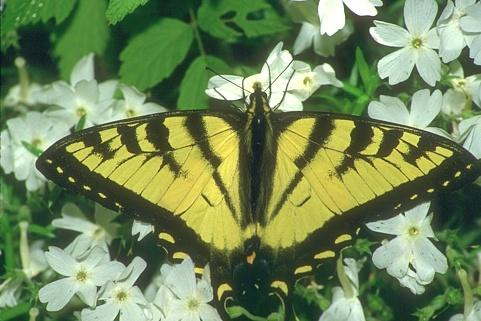
%> input picture color images/butterfly.jpg, 481 x 321 px
$ octave butterfly_script.m   (GNU Octave 9; MATLAB toolbox functions it lacks are replaced by stand-ins)
%> lines starting %> are read from the running program, lines starting %| are printed output that depends on the picture
### utils/rescale_image.m
function h = rescale_image(F)

%rescale image values to be between 0 and 1
h = double(F);
h= h-min(min(h));
h = h/max(max(h));
end

### utils/rescale_color_image.m
%%%%%%%%%%%%%%%%%%%%%%%%%%%%%%%%%%%%%%%%%%%%%%%%%%%%%%%%%%%%%%%%%%%%%%%%%%
%This function rescales a color image so that the each channel values are
%between 0 and 1.
%Input:
%   F: color image to be rescaled
%Output:
%   h: rescaled image F
%%%%%%%%%%%%%%%%%%%%%%%%%%%%%%%%%%%%%%%%%%%%%%%%%%%%%%%%%%%%%%%%%%%%%%%%%%%
function h = rescale_color_image(F)

%rescale image values to be between 0 and 1
h = F;
for i = 1:3
    h(:,:,i) = rescale_image(F(:,:,i));
end
end

### utils/make_circle_shift_x.m
%%%%%%%%%%%%%%%%%%%%%%%%%%%%%%%%%%%%%%%%%%%%%%%%%%%%%%%%%%%%%%%%%%%%%%%%%%
%This function creates an circle as an initialization for segmentation.
%
%Input:
%   mx: height of the image
%   my: length of the image
%   r: radius of the circle
%   shift_x: shift center of the circle (corresponding to center of image)
%   by shift_x
%Output:
%   Circ: circle region initialization
%%%%%%%%%%%%%%%%%%%%%%%%%%%%%%%%%%%%%%%%%%%%%%%%%%%%%%%%%%%%%%%%%%%%%%%%%%%
function Circ = make_circle_shift_x(mx,my,r, shift_x)

%determine center of circle
Cx = floor(mx/2)+shift_x;
Cy = floor(my/2);

%create circle region
[columnsInImage rowsInImage] = meshgrid(1:mx, 1:my);

Circ = (rowsInImage - Cy).^2 ...
    + (columnsInImage - Cx).^2 <= r.^2;

end

### L1L2method/L1L2_color_four_phase.m
%%%%%%%%%%%%%%%%%%%%%%%%%%%%%%%%%%%%%%%%%%%%%%%%%%%%%%%%%%%%%%%%%%%%%%%%%%
%This function performs color four phase segmentation using L1-alpha*L2 TV.
%Input:
%   f: image
%   u1_initial: initialization of u1
%   u2_initial: initialization of u2
%   pm: set of parameters
%
%Output:
%   u1: segmentation result of u1
%   u2: segmentation result of u2
%%%%%%%%%%%%%%%%%%%%%%%%%%%%%%%%%%%%%%%%%%%%%%%%%%%%%%%%%%%%%%%%%%%%%%%%%%%
function [u1,u2, c1, c2, c3, c4] = L1L2_color_four_phase(f,u1_initial, u2_initial, pm)

    %separate the channels of f
    f_r = f(:,:,1);
    f_g = f(:,:,2);
    f_b = f(:,:,3);

    %initialize u1 and u2
    u1 = u1_initial;
    u2 = u2_initial;

    %compute c1, c2, c3, and c4
    error = 10^(-5)*eye(size(u1));
    c1=[sum(f_r(:).*u1(:).*u2(:))./sum(u1(:).*u2(:)+error(:));
        sum(f_g(:).*u1(:).*u2(:))./sum(u1(:).*u2(:)+error(:));
        sum(f_b(:).*u1(:).*u2(:))./sum(u1(:).*u2(:)+error(:))];
    c2=[sum(f_r(:).*u1(:).*(1-u2(:)))./sum(u1(:).*(1-u2(:))+error(:));
        sum(f_g(:).*u1(:).*(1-u2(:)))./sum(u1(:).*(1-u2(:))+error(:));
        sum(f_b(:).*u1(:).*(1-u2(:)))./sum(u1(:).*(1-u2(:))+error(:))];
    c3=[sum(f_r(:).*(1-u1(:)).*u2(:))./sum((1-u1(:)).*u2(:)+error(:));
        sum(f_g(:).*(1-u1(:)).*u2(:))./sum((1-u1(:)).*u2(:)+error(:));
        sum(f_b(:).*(1-u1(:)).*u2(:))./sum((1-u1(:)).*u2(:)+error(:))];
    c4=[sum(f_r(:).*(1-u1(:)).*(1-u2(:)))./sum((1-u1(:)).*(1-u2(:))+error(:));
        sum(f_g(:).*(1-u1(:)).*(1-u2(:)))./sum((1-u1(:)).*(1-u2(:))+error(:));
        sum(f_b(:).*(1-u1(:)).*(1-u2(:)))./sum((1-u1(:)).*(1-u2(:))+error(:))];

    %run segmentation algorithm
    for i = 1:pm.outer_iter

        %store old u1 and u2
        u1_old = u1;
        u2_old = u2;
        for j = 1:2

            %preinitialize variables for DCA algorithm
            if j == 1
                u = u1;
                r_r = ((c1(1)-f_r).^2 - (c2(1)-f_r).^2-(c3(1)-f_r).^2+(c4(1)-f_r).^2).*u2+(c2(1)-f_r).^2 - (c4(1)-f_r).^2;
                r_g = ((c1(2)-f_g).^2 - (c2(2)-f_g).^2-(c3(2)-f_g).^2+(c4(2)-f_g).^2).*u2+(c2(2)-f_g).^2 - (c4(2)-f_g).^2;
                r_b = ((c1(3)-f_b).^2 - (c2(3)-f_b).^2-(c3(3)-f_b).^2+(c4(3)-f_b).^2).*u2+(c2(3)-f_b).^2 - (c4(3)-f_b).^2;
                r = r_r+r_g+r_b;
            else
                u = u2;
                r_r = ((c1(1)-f_r).^2 - (c2(1)-f_r).^2-(c3(1)-f_r).^2+(c4(1)-f_r).^2).*u1+(c3(1)-f_r).^2 - (c4(1)-f_r).^2;
                r_g = ((c1(2)-f_g).^2 - (c2(2)-f_g).^2-(c3(2)-f_g).^2+(c4(2)-f_g).^2).*u1+(c3(2)-f_g).^2 - (c4(2)-f_g).^2;
                r_b = ((c1(3)-f_b).^2 - (c2(3)-f_b).^2-(c3(3)-f_b).^2+(c4(3)-f_b).^2).*u1+(c3(3)-f_b).^2 - (c4(3)-f_b).^2;
                r = r_r+r_g+r_b;
            end

            %u update
            u = PDHGLS(u, r, pm.alpha, pm.lambda, pm.c, pm.inner_iter, pm.tau, pm.beta);

            if j == 1
                u1 = u;
            else
                u2 = u;
            end
        end

        %update c1, ..., c4
        c1=[sum(f_r(:).*u1(:).*u2(:))./sum(u1(:).*u2(:)+error(:));
        sum(f_g(:).*u1(:).*u2(:))./sum(u1(:).*u2(:)+error(:));
        sum(f_b(:).*u1(:).*u2(:))./sum(u1(:).*u2(:)+error(:))];
        c2=[sum(f_r(:).*u1(:).*(1-u2(:)))./sum(u1(:).*(1-u2(:))+error(:));
        sum(f_g(:).*u1(:).*(1-u2(:)))./sum(u1(:).*(1-u2(:))+error(:));
        sum(f_b(:).*u1(:).*(1-u2(:)))./sum(u1(:).*(1-u2(:))+error(:))];
        c3=[sum(f_r(:).*(1-u1(:)).*u2(:))./sum((1-u1(:)).*u2(:)+error(:));
        sum(f_g(:).*(1-u1(:)).*u2(:))./sum((1-u1(:)).*u2(:)+error(:));
        sum(f_b(:).*(1-u1(:)).*u2(:))./sum((1-u1(:)).*u2(:)+error(:))];
        c4=[sum(f_r(:).*(1-u1(:)).*(1-u2(:)))./sum((1-u1(:)).*(1-u2(:))+error(:));
        sum(f_g(:).*(1-u1(:)).*(1-u2(:)))./sum((1-u1(:)).*(1-u2(:))+error(:));
        sum(f_b(:).*(1-u1(:)).*(1-u2(:)))./sum((1-u1(:)).*(1-u2(:))+error(:))];

        %compute relative errors
        relerr1 = norm(u1_old - u1, 'fro')/max([norm(u1_old, 'fro'), norm(u1,'fro'), eps]);
        relerr2 = norm(u2_old - u2, 'fro')/max([norm(u2_old, 'fro'), norm(u2, 'fro'), eps]);

        %stopping condition
        if relerr1 <1e-4 && relerr2 < 1e-4 && i > 2
            fprintf('Number of DCA inner iterations completed: %d \n \n', i);
            break;
        end
    end

    if i == pm.outer_iter
        fprintf('Number of DCA outer iterations completed: %d \n \n', i);
    end
end

### scripts/color_real_4phase/butterfly_script.m
%%This script performs four-phase segmentation on a color image of a
%%butterfly.

%read butterfly image
fui8 = imread('butterfly.jpg');
%> fui8 is the input picture: size 321x481x3 uint8; mean R, G, B 115.2, 136, 90.4

%convert to double
f = double(fui8);

%get image size
[N,M,~] = size(f);
%> N = 321; M = 481

%rescale image
fg = rescale_color_image(f);
%> the loop in rescale_color_image, `for i = 1:3` made 3 passes
%> pass 1, in rescale_image, `h = double(F);`:
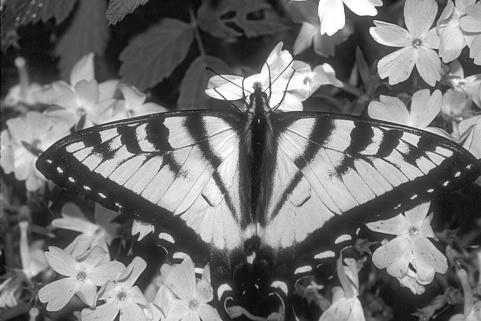
%> h: size 321x481 double; min 0, max 255, mean 115.2
%> after the loop in rescale_color_image, `for i = 1:3`:
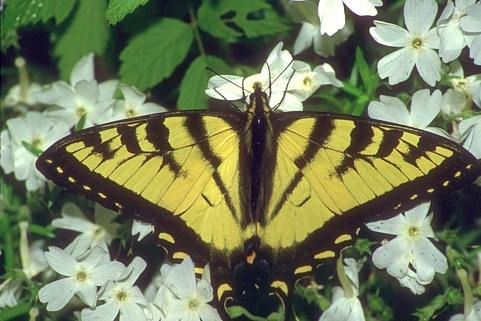
%> h: size 321x481x3 double; mean R, G, B 0.452, 0.487, 0.355

%% CV models
%set parameters
pm.outer_iter = 40;
pm.alpha = 1.0;
pm.lambda = 1000;
pm.c = 1e-8;
pm.inner_iter = 300;
pm.tau = 1/8;
pm.beta = 1.0;

%set image segmentation initialization
u1 = make_circle_shift_x(M,N,10, -5);
u2 = make_circle_shift_x(M,N,10, 5);
u1 = double(u1);
u2 = double(u2);

%L1-L2 segmentation
tic;
[L1L2_U1,L1L2_U2, L1L2_c1, L1L2_c2, L1L2_c3, L1L2_c4] = L1L2_color_four_phase(fg, u1, u2, pm);
%> in L1L2_color_four_phase, `f_g = f(:,:,2);`:
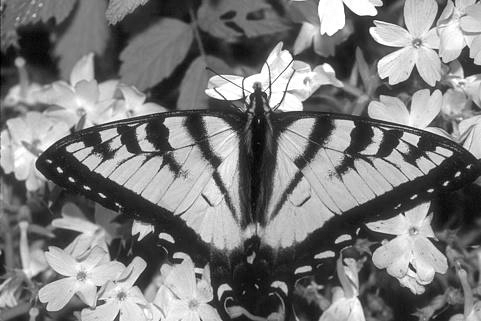
%> f_g: size 321x481 double; min 0, max 1, mean 0.487
%> in L1L2_color_four_phase, `f_b = f(:,:,3);`:
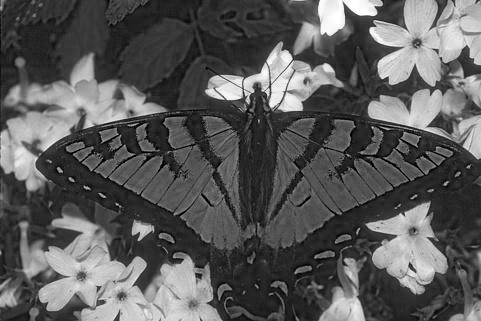
%> f_b: size 321x481 double; min 0, max 1, mean 0.355
%> in L1L2_color_four_phase, `c1=[sum(f_r(:).*u1(:).*u2(:))./sum(u1(:).*u2(:)+error(:)); sum(f_g(:)...`: c1 = [0.5; 0.435; 0.238]
%> in L1L2_color_four_phase, `c2=[sum(f_r(:).*u1(:).*(1-u2(:)))./sum(u1(:).*(1-u2(:))+error(:)); sum..`: c2 = [0.919; 0.872; 0.382]
%> in L1L2_color_four_phase, `c3=[sum(f_r(:).*(1-u1(:)).*u2(:))./sum((1-u1(:)).*u2(:)+error(:)); sum..`: c3 = [0.204; 0.14; 0.151]
%> in L1L2_color_four_phase, `c4=[sum(f_r(:).*(1-u1(:)).*(1-u2(:)))./sum((1-u1(:)).*(1-u2(:))+error(..`: c4 = [0.452; 0.487; 0.355]
%> (the run ends here)
